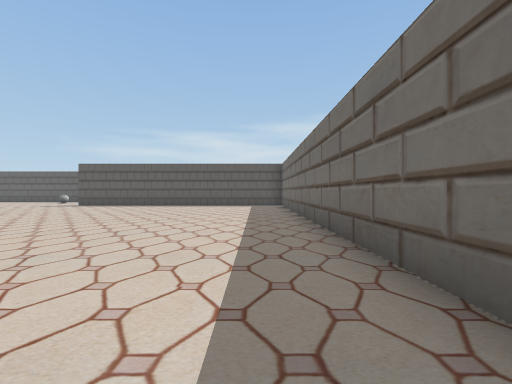
[1] (above)

23 first-person views from a walk through a scene from a Unity 3-D project. The camera is 1.3 m above the floor, looks level and sees 85° across. The floor is counted in squares, 2 m on a side. Each view is taken from the middle of a square. On the plan, view 1 faces up. The plan holds only what a view shows up to about 9 squares ahead; the rest is blank. The player character is not drawn. Some surface patterns are stand-ins.

[2]
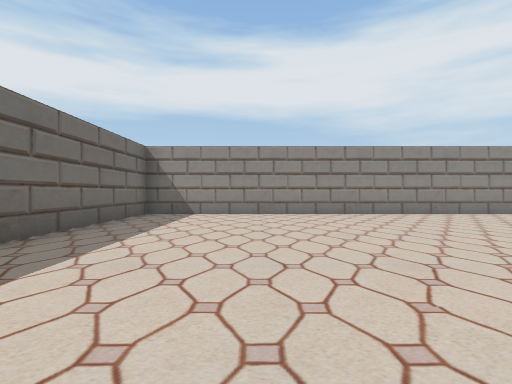

[3]
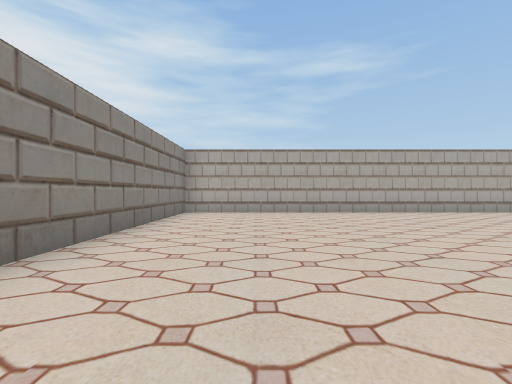

[4]
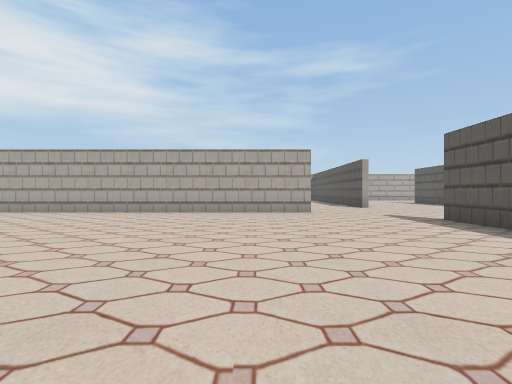

[5]
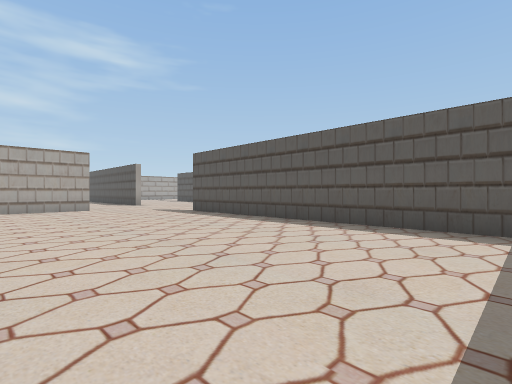

[6]
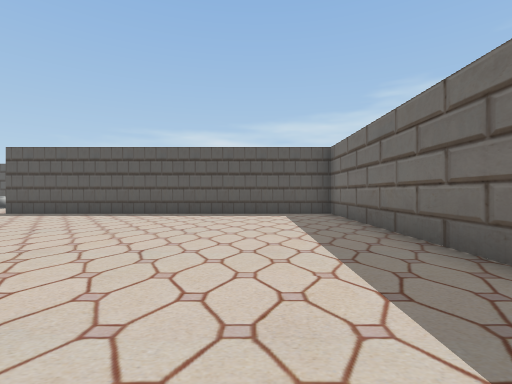

[7]
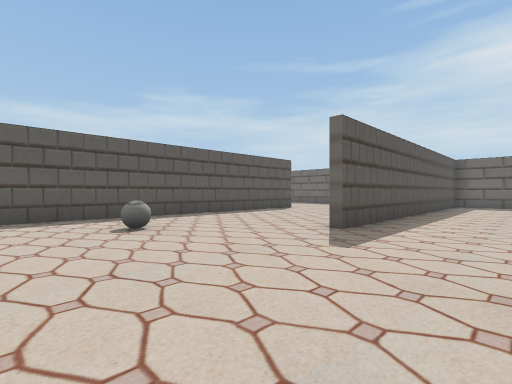

[8]
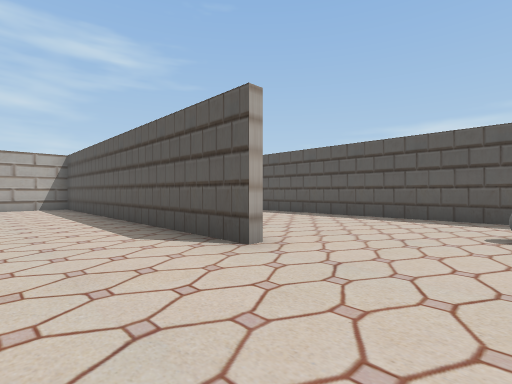

[9]
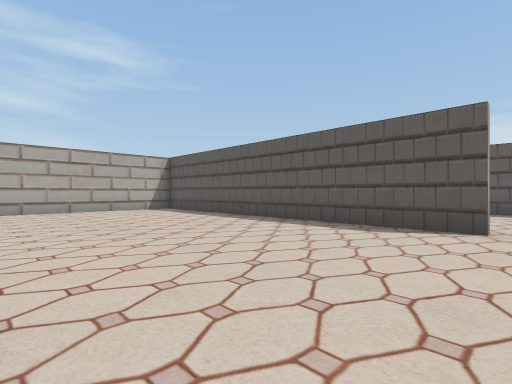

[10]
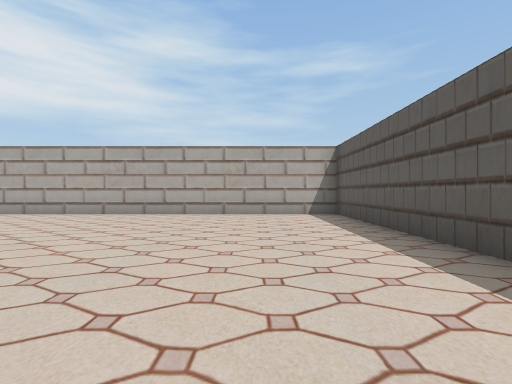

[11]
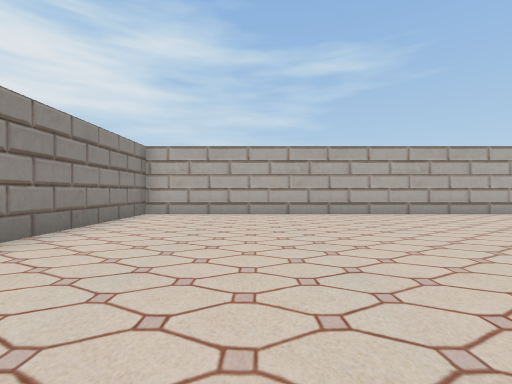

[12]
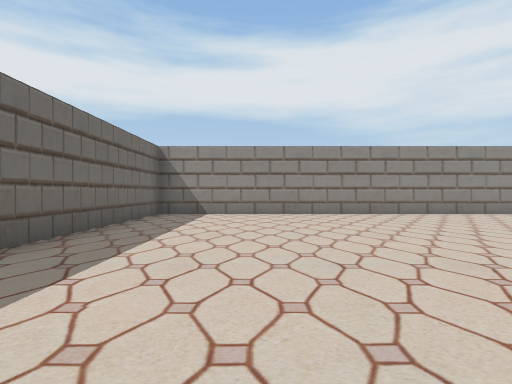

[13]
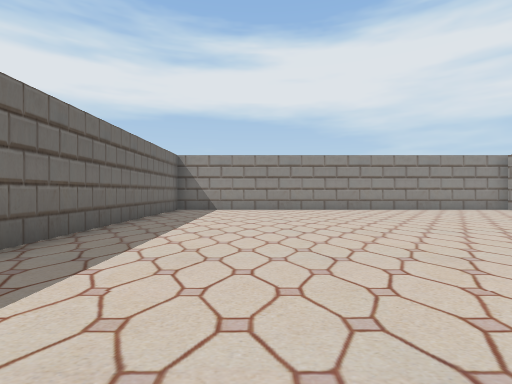

[14]
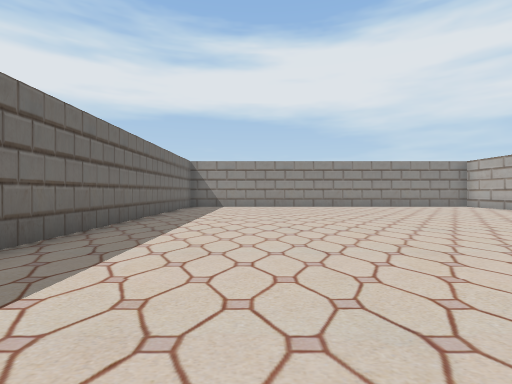

[15]
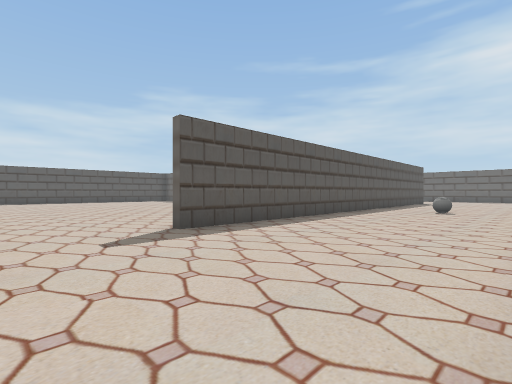

[16]
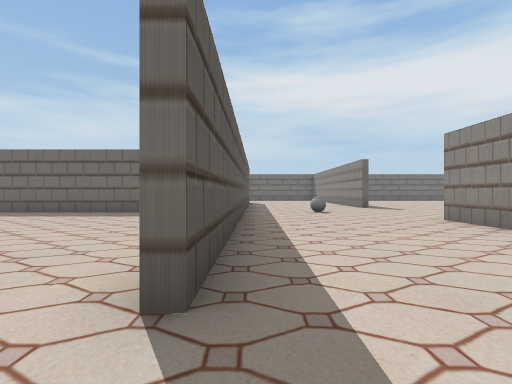

[17]
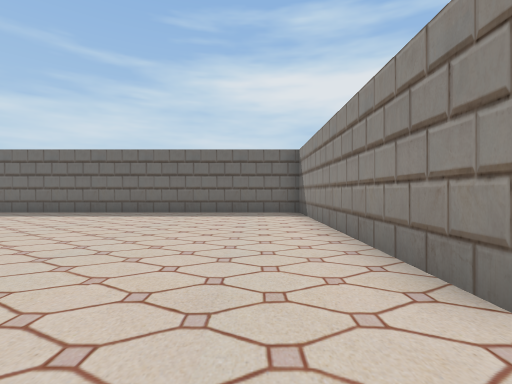

[18]
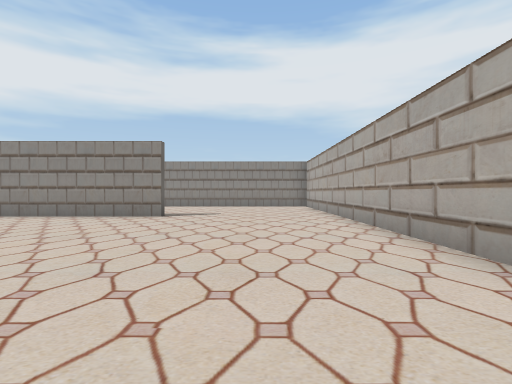

[19]
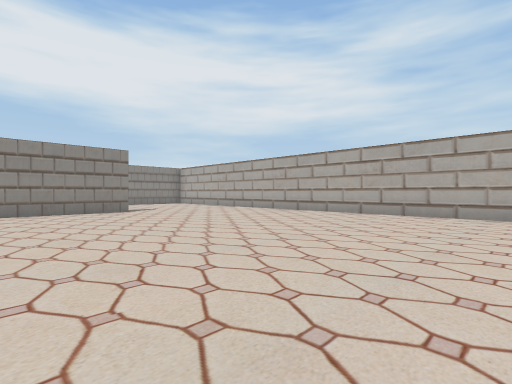

[20]
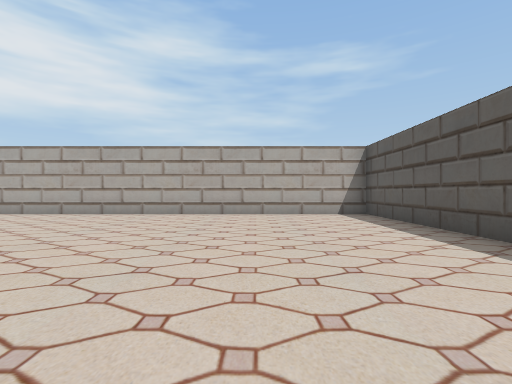

[21]
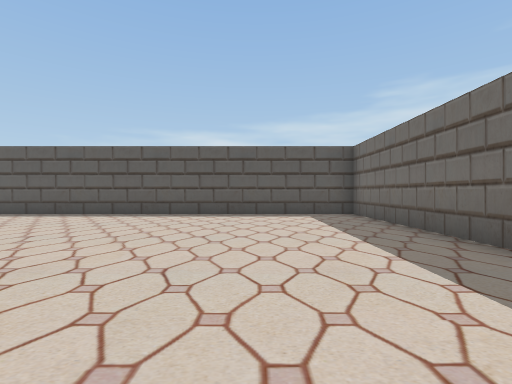

[22]
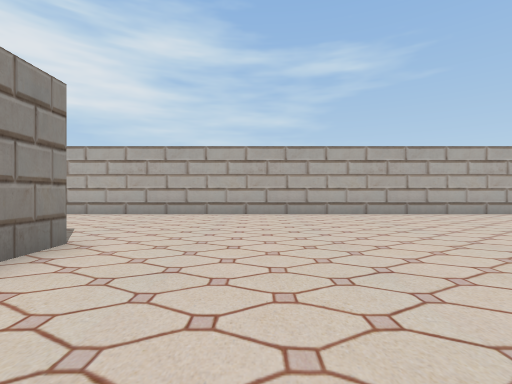

[23]
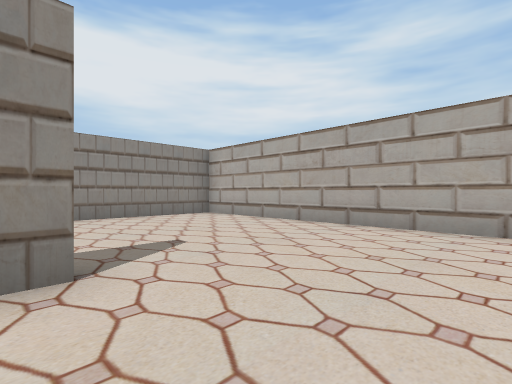

### Floor plan
Points are (right, up) in squares from view 1. A wall is a line through its corners. A room is listed if a view was taken in it or the views show most of it. See-through windows are left out.
Room 1 (views 1, 2, 3, 4, 5, 6)
walls: (-10.9, 10.8) (-10.9, -1.2) (1.3, -1.2) (1.3, 13.4) (-8.5, 13.4)
ways out: opening at (-9.5, 11.5) to room 3
Room 2 (views 7, 8, 9, 10, 11, 12, 13, 14)
walls: (-13.5, 13.4) (-23.3, 13.4) (-23.3, -1.2) (-11.1, -1.2) (-11.1, 7.9)
ways out: opening at (-12, 11.7) to room 3
Room 3 (views 15, 16, 17, 18, 19, 20, 21, 22, 23)
walls: (-18.6, 18.6) (-11.1, 18.6) (-11.1, 33.3) (-23.3, 33.3) (-23.3, 13.6) (-19.5, 13.6); (-15.2, 13.6) (-13.5, 13.6); (-7.6, 18.4) (-18.5, 18.4)
ways out: opening at (-9.5, 11.5) to room 1; opening at (-12, 11.7) to room 2
objects: ball (-11, 16)

Where each view was taken, in squares from view 1:
view 1: 0 up, 0 right, facing up
view 2: 7 up, 2 left, facing down
view 3: 1 up, 2 left, facing left
view 4: 9 up, 2 left, facing left
view 5: 8 up, 0 right, facing up-left
view 6: 5 up, 1 left, facing up
view 7: 11 up, 13 left, facing up-right
view 8: 11 up, 11 left, facing up-left
view 9: 8 up, 13 left, facing up-left
view 10: 11 up, 15 left, facing left
view 11: 2 up, 15 left, facing left
view 12: 7 up, 14 left, facing down
view 13: 9 up, 14 left, facing down
view 14: 11 up, 14 left, facing down
view 15: 14 up, 21 left, facing up-right
view 16: 18 up, 20 left, facing right
view 17: 20 up, 20 left, facing right
view 18: 26 up, 21 left, facing down
view 19: 28 up, 15 left, facing down-left
view 20: 30 up, 15 left, facing left
view 21: 25 up, 14 left, facing up
view 22: 21 up, 15 left, facing left
view 23: 21 up, 18 left, facing down-left
